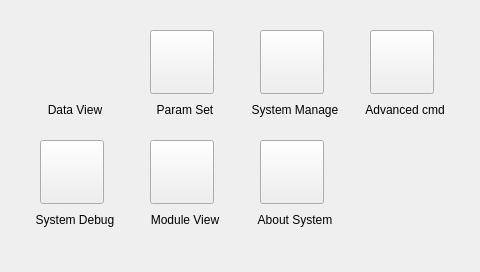
<?xml version="1.0" encoding="UTF-8"?>
<ui version="4.0">
 <class>RootWidget</class>
 <widget class="QWidget" name="RootWidget">
  <property name="geometry">
   <rect>
    <x>0</x>
    <y>0</y>
    <width>480</width>
    <height>272</height>
   </rect>
  </property>
  <property name="windowTitle">
   <string>MainRoot</string>
  </property>
  <property name="styleSheet">
   <string notr="true"/>
  </property>
  <widget class="QLabel" name="dateViewLabel">
   <property name="geometry">
    <rect>
     <x>20</x>
     <y>100</y>
     <width>110</width>
     <height>20</height>
    </rect>
   </property>
   <property name="text">
    <string>&lt;html&gt;&lt;head/&gt;&lt;body&gt;&lt;p align=&quot;center&quot;&gt;Data View&lt;/p&gt;&lt;/body&gt;&lt;/html&gt;</string>
   </property>
   <property name="buddy">
    <cstring>dataViewButton</cstring>
   </property>
  </widget>
  <widget class="QLabel" name="adCMDLabel">
   <property name="geometry">
    <rect>
     <x>350</x>
     <y>100</y>
     <width>110</width>
     <height>20</height>
    </rect>
   </property>
   <property name="text">
    <string>&lt;html&gt;&lt;head/&gt;&lt;body&gt;&lt;p align=&quot;center&quot;&gt;Advanced cmd&lt;/p&gt;&lt;/body&gt;&lt;/html&gt;</string>
   </property>
   <property name="buddy">
    <cstring>adCMDButton</cstring>
   </property>
  </widget>
  <widget class="QLabel" name="modViewLabel">
   <property name="geometry">
    <rect>
     <x>130</x>
     <y>210</y>
     <width>110</width>
     <height>20</height>
    </rect>
   </property>
   <property name="text">
    <string>&lt;html&gt;&lt;head/&gt;&lt;body&gt;&lt;p align=&quot;center&quot;&gt;Module View&lt;/p&gt;&lt;/body&gt;&lt;/html&gt;</string>
   </property>
   <property name="buddy">
    <cstring>modViewButton</cstring>
   </property>
  </widget>
  <widget class="QToolButton" name="paramSetButton">
   <property name="geometry">
    <rect>
     <x>150</x>
     <y>30</y>
     <width>64</width>
     <height>64</height>
    </rect>
   </property>
   <property name="styleSheet">
    <string notr="true">border-image: url(:/images/paramSet.png);</string>
   </property>
   <property name="text">
    <string/>
   </property>
  </widget>
  <widget class="QToolButton" name="adCMDButton">
   <property name="geometry">
    <rect>
     <x>370</x>
     <y>30</y>
     <width>64</width>
     <height>64</height>
    </rect>
   </property>
   <property name="styleSheet">
    <string notr="true">border-image: url(:/images/adCMD.png);</string>
   </property>
   <property name="text">
    <string/>
   </property>
  </widget>
  <widget class="QLabel" name="parmaSetLabel">
   <property name="geometry">
    <rect>
     <x>130</x>
     <y>100</y>
     <width>110</width>
     <height>20</height>
    </rect>
   </property>
   <property name="text">
    <string>&lt;html&gt;&lt;head/&gt;&lt;body&gt;&lt;p align=&quot;center&quot;&gt;Param Set&lt;/p&gt;&lt;/body&gt;&lt;/html&gt;</string>
   </property>
   <property name="buddy">
    <cstring>paramSetButton</cstring>
   </property>
  </widget>
  <widget class="QToolButton" name="dataViewButton">
   <property name="geometry">
    <rect>
     <x>40</x>
     <y>30</y>
     <width>64</width>
     <height>64</height>
    </rect>
   </property>
   <property name="styleSheet">
    <string notr="true">border-image: url(:/images/dataView.png);
border-style:flat;</string>
   </property>
   <property name="text">
    <string/>
   </property>
  </widget>
  <widget class="QLabel" name="sysManageLabel">
   <property name="geometry">
    <rect>
     <x>240</x>
     <y>100</y>
     <width>110</width>
     <height>20</height>
    </rect>
   </property>
   <property name="text">
    <string>&lt;html&gt;&lt;head/&gt;&lt;body&gt;&lt;p align=&quot;center&quot;&gt;System Manage&lt;/p&gt;&lt;/body&gt;&lt;/html&gt;</string>
   </property>
   <property name="buddy">
    <cstring>sysManageButton</cstring>
   </property>
  </widget>
  <widget class="QLabel" name="sysDebugLabel">
   <property name="geometry">
    <rect>
     <x>20</x>
     <y>210</y>
     <width>110</width>
     <height>20</height>
    </rect>
   </property>
   <property name="text">
    <string>&lt;html&gt;&lt;head/&gt;&lt;body&gt;&lt;p align=&quot;center&quot;&gt;System Debug&lt;/p&gt;&lt;/body&gt;&lt;/html&gt;</string>
   </property>
   <property name="buddy">
    <cstring>sysDebugButton</cstring>
   </property>
  </widget>
  <widget class="QToolButton" name="sysDebugButton">
   <property name="geometry">
    <rect>
     <x>40</x>
     <y>140</y>
     <width>64</width>
     <height>64</height>
    </rect>
   </property>
   <property name="styleSheet">
    <string notr="true">border-image: url(:/images/sysDebug.png);</string>
   </property>
   <property name="text">
    <string/>
   </property>
  </widget>
  <widget class="QToolButton" name="modViewButton">
   <property name="geometry">
    <rect>
     <x>150</x>
     <y>140</y>
     <width>64</width>
     <height>64</height>
    </rect>
   </property>
   <property name="styleSheet">
    <string notr="true">border-image: url(:/images/modView.png);</string>
   </property>
   <property name="text">
    <string/>
   </property>
  </widget>
  <widget class="QLabel" name="sysAboutLabel">
   <property name="geometry">
    <rect>
     <x>240</x>
     <y>210</y>
     <width>110</width>
     <height>20</height>
    </rect>
   </property>
   <property name="text">
    <string>&lt;html&gt;&lt;head/&gt;&lt;body&gt;&lt;p align=&quot;center&quot;&gt;About System&lt;/p&gt;&lt;/body&gt;&lt;/html&gt;</string>
   </property>
   <property name="buddy">
    <cstring>sysAboutButton</cstring>
   </property>
  </widget>
  <widget class="QToolButton" name="sysAboutButton">
   <property name="geometry">
    <rect>
     <x>260</x>
     <y>140</y>
     <width>64</width>
     <height>64</height>
    </rect>
   </property>
   <property name="styleSheet">
    <string notr="true">border-image: url(:/images/sysAbout.png);</string>
   </property>
   <property name="text">
    <string/>
   </property>
  </widget>
  <widget class="QToolButton" name="sysManageButton">
   <property name="geometry">
    <rect>
     <x>260</x>
     <y>30</y>
     <width>64</width>
     <height>64</height>
    </rect>
   </property>
   <property name="styleSheet">
    <string notr="true">border-image: url(:/images/sysManage.png);</string>
   </property>
   <property name="text">
    <string/>
   </property>
  </widget>
 </widget>
 <layoutdefault spacing="6" margin="11"/>
 <tabstops>
  <tabstop>dataViewButton</tabstop>
  <tabstop>paramSetButton</tabstop>
  <tabstop>sysManageButton</tabstop>
  <tabstop>adCMDButton</tabstop>
  <tabstop>sysDebugButton</tabstop>
  <tabstop>modViewButton</tabstop>
  <tabstop>sysAboutButton</tabstop>
 </tabstops>
 <resources/>
 <connections/>
</ui>
